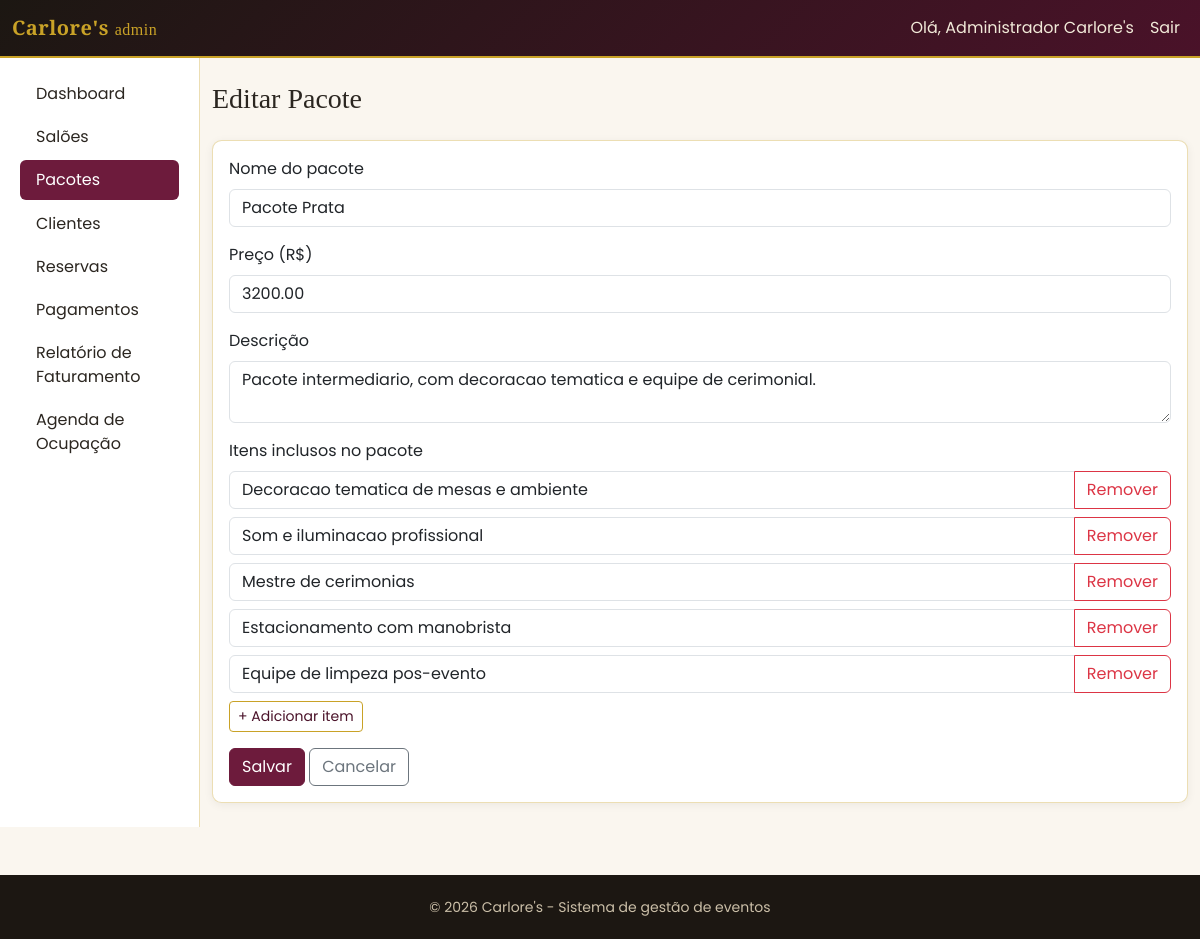
Page /admin/pacotes/editar.php?id=2 (signed in) on the committed database.
### tables this page shows
CREATE TABLE pacotes (
    id          INT UNSIGNED AUTO_INCREMENT PRIMARY KEY,
    nome        VARCHAR(100) NOT NULL,
    descricao   TEXT NULL,
    preco       DECIMAL(10,2) NOT NULL,
    ativo       TINYINT(1) NOT NULL DEFAULT 1,
    created_at  DATETIME NOT NULL DEFAULT CURRENT_TIMESTAMP,
    updated_at  DATETIME NOT NULL DEFAULT CURRENT_TIMESTAMP ON UPDATE CURRENT_TIMESTAMP,
    UNIQUE KEY uq_pacotes_nome (nome)
);

### public/admin/pacotes/editar.php (called while the page is built, shortened)
<?php
require_once __DIR__ . '/../../../config/bootstrap.php';
$id = (int)($_GET['id'] ?? $_POST['id'] ?? 0);
$pacote = Pacote::buscarPorId($id);
$dados = $pacote;
$itens = array_map(fn($i) => $i['descricao_item'], PacoteItem::listarPorPacote($id));
$erros = [];
require ROOT_PATH . '/views/admin/pacotes/form.php';

### config/bootstrap.php (called while the page is built, shortened)
<?php
require_once ROOT_PATH . '/config/database.php';
require_once ROOT_PATH . '/helpers/format_helper.php';
spl_autoload_register(function (string $classe): void {
    foreach (['models', 'services'] as $pasta) {
        $caminho = ROOT_PATH . "/{$pasta}/{$classe}.php";
        if (is_file($caminho)) {
            return;
        }
    }
});

### config/database.php (called while the page is built, shortened)
<?php
class Database
{
    private static ?PDO $conexao = null;
    public static function conectar(): PDO
    {
        if (self::$conexao === null) {
            $dsn = 'mysql:host=' . self::HOST . ';dbname=' . self::DBNAME . ';charset=' . self::CHARSET;
            try {
                self::$conexao = new PDO($dsn, self::USUARIO, self::SENHA, [
                    PDO::ATTR_ERRMODE            => PDO::ERRMODE_EXCEPTION,
                    PDO::ATTR_EMULATE_PREPARES   => false,
                    PDO::ATTR_DEFAULT_FETCH_MODE => PDO::FETCH_ASSOC,
                ]);
            } catch (PDOException $e) {
                error_log('[Database] Falha na conexao: ' . $e->getMessage());
                http_response_code(500);
                die('Nao foi possivel conectar ao banco de dados. Verifique se o MySQL do XAMPP esta em execucao e se o banco "carlores" foi importado (veja o README.md).');
            }
        }
        return self::$conexao;
    }
}

### models/Pacote.php (called while the page is built, shortened)
<?php
class Pacote
{
    public static function buscarPorId(int $id): ?array
    {
        $stmt = Database::conectar()->prepare('SELECT * FROM pacotes WHERE id = :id');
        $stmt->execute([':id' => $id]);
        $pacote = $stmt->fetch();
        return $pacote ?: null;
    }
}

### helpers/format_helper.php (called while the page is built, shortened)
<?php
function e(mixed $valor): string
{
    return htmlspecialchars((string)($valor ?? ''), ENT_QUOTES, 'UTF-8');
}

### models/PacoteItem.php (called while the page is built, shortened)
<?php
class PacoteItem
{
    public static function listarPorPacote(int $pacoteId): array
    {
        $stmt = Database::conectar()->prepare(
            'SELECT * FROM pacote_itens WHERE pacote_id = :pacote_id ORDER BY ordem, id'
        );
        $stmt->execute([':pacote_id' => $pacoteId]);
        return $stmt->fetchAll();
    }
}

### views/admin/pacotes/form.php (the view, shortened to what this page needs)
<?php require ROOT_PATH . '/views/partials/header_admin.php'; ?>
<div class="card card-carlores">
    <div class="card-body">
        <form method="post" class="needs-validation" novalidate>
            <div class="mb-3">
                <label for="nome" class="form-label">Nome do pacote</label>
                <input type="text" class="form-control <?= isset($erros['nome']) ? 'is-invalid' : '' ?>"
                       id="nome" name="nome" maxlength="100" value="<?= e($dados['nome']) ?>" required>
            </div>
            <div class="mb-3">
                <label for="preco" class="form-label">Preço (R$)</label>
                <input type="number" min="0.01" step="0.01" class="form-control <?= isset($erros['preco']) ? 'is-invalid' : '' ?>"
                       id="preco" name="preco" value="<?= e((string)$dados['preco']) ?>" required>
            </div>
            <div class="mb-3">
                <label for="descricao" class="form-label">Descrição</label>
                <textarea class="form-control" id="descricao" name="descricao" rows="2" maxlength="1000"><?= e($dados['descricao'] ?? '') ?></textarea>
            </div>
            <label class="form-label">Itens inclusos no pacote</label>
            <div id="containerItens">
                <?php $listaItens = $itens ?: ['']; ?>
                <?php foreach ($listaItens as $item): ?>
                    <div class="input-group mb-2">
                        <input type="text" class="form-control" name="itens[]" maxlength="150" placeholder="Ex: Decoração temática" value="<?= e($item) ?>">
                        <button type="button" class="btn btn-outline-danger btn-remover-item">Remover</button>
                    </div>
                <?php endforeach; ?>
            </div>
            <button type="button" id="btnAdicionarItem" class="btn btn-sm btn-outline-carlores mb-3">+ Adicionar item</button>
            <br>
            <button type="submit" class="btn btn-carlores">Salvar</button>
            <a href="/admin/pacotes/index.php" class="btn btn-outline-secondary">Cancelar</a>
        </form>
    </div>
</div>
<?php require ROOT_PATH . '/views/partials/footer_admin.php'; ?>

### public/assets/css/theme.css (style rules this page uses)
:root { --carlores-preto: #1c1712; --carlores-vinho: #6d1b3c; --carlores-vinho-escuro: #4a1229; --carlores-dourado: #c9a227; --carlores-dourado-claro: #e8d38a; --carlores-creme: #faf6ef; --carlores-texto: #2b2620; }
body { background-color: var(--carlores-creme); color: var(--carlores-texto); font-family: 'Poppins', 'Segoe UI', sans-serif; }
a { color: var(--carlores-vinho); }
.btn-carlores { background-color: var(--carlores-vinho); border-color: var(--carlores-vinho); color: #fff; }
.btn-outline-carlores { border-color: var(--carlores-dourado); color: var(--carlores-vinho-escuro); }
.card-carlores { border: 1px solid rgba(201, 162, 39, 0.35); border-radius: 0.6rem; box-shadow: 0 2px 10px rgba(0,0,0,0.06); }

### rows in the picture
pacotes: nome "Pacote Prata", preco "3200.00", descricao "Pacote intermediario, com decoracao tematica e equipe de cerimonial."

### other values in the picture
APP_NOME "Carlore's"
$usuario['nome'] "Administrador Carlore's"
$rotulo "Dashboard"
$rotulo "Salões"
$rotulo "Pacotes"
$rotulo "Clientes"
$rotulo "Reservas"
$rotulo "Pagamentos"
$rotulo "Relatório de Faturamento"
$rotulo "Agenda de Ocupação"
$tituloPagina "Editar Pacote"
